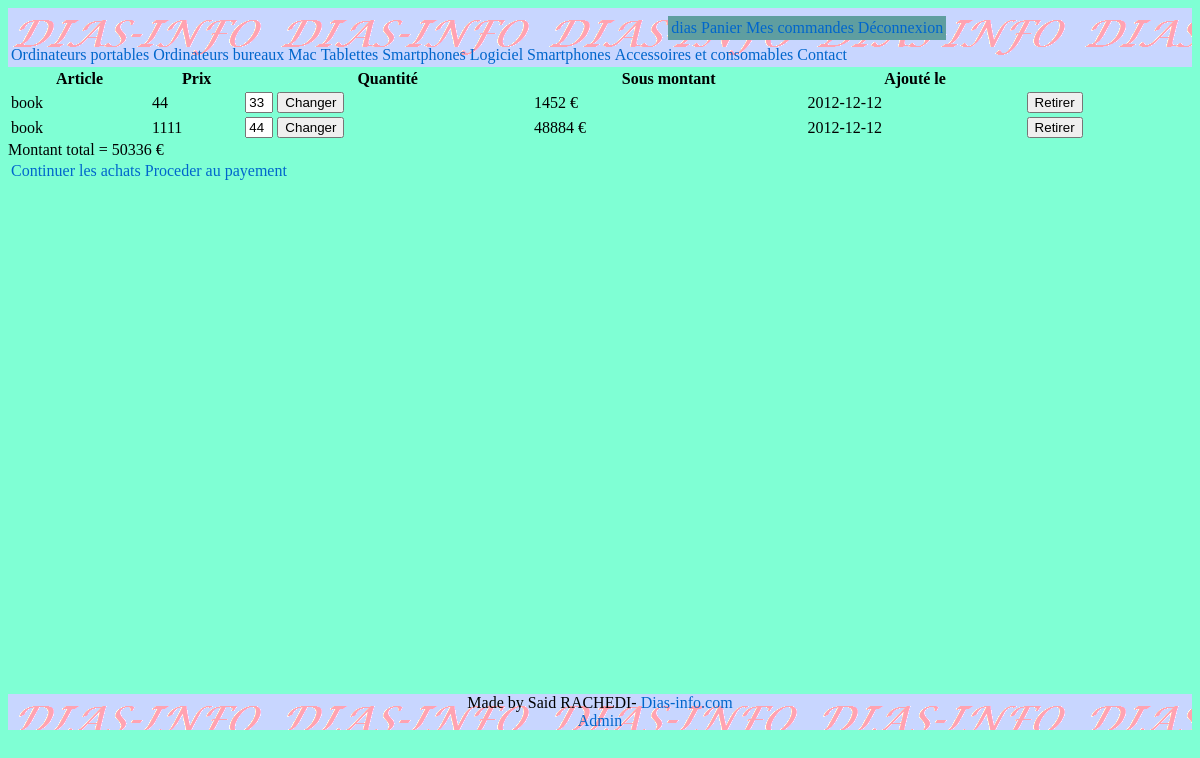
Page /panier.php (signed in) on the committed database.
### tables this page shows
CREATE TABLE IF NOT EXISTS `tbl_pan` (
  `pan_id` int(11) NOT NULL AUTO_INCREMENT,
  `prd_id` int(11) DEFAULT NULL,
  `pan_ses_id` varchar(45) DEFAULT NULL,
  `pan_qte` int(11) DEFAULT NULL,
  `pan_date` date DEFAULT NULL,
  PRIMARY KEY (`pan_id`),
  KEY `fk_prd_id` (`prd_id`),
  KEY `fk_pan_prd_id` (`prd_id`)
);

CREATE TABLE IF NOT EXISTS `tbl_prd` (
  `prd_id` int(11) NOT NULL AUTO_INCREMENT,
  `cat_id` int(11) DEFAULT NULL,
  `prd_nom` varchar(45) DEFAULT NULL,
  `prd_desc` varchar(300) DEFAULT NULL,
  `prd_prix` float DEFAULT NULL,
  `prd_qte` int(11) DEFAULT NULL,
  `prd_img` varchar(45) DEFAULT NULL,
  `prd_date` date DEFAULT NULL,
  PRIMARY KEY (`prd_id`),
  KEY `fk_cat_id` (`cat_id`)
);

### diasinfo.php (the view, shortened to what this page needs)
<?php
	function 	connexion(){
			$user 	="root";
	}
        function        read_cart(){
                        $user=$_SESSION['login'];
                        $montant=0;
                        $requete="      select p.prd_nom, p.prd_prix, c.pan_qte, c.pan_date, c.pan_id
                                        from tbl_prd p, tbl_pan c
                                        where p.prd_id=c.prd_id and c.pan_ses_id='$user'";
                        $result = mysql_query($requete);
                        echo "<table style=\"width:100%\"><tr><th>Article</th><th>Prix</th><th>Quantité</th><th>Sous montant</th><th>Ajouté le</th></tr>";
                        while($row = mysql_fetch_array($result, MYSQL_ASSOC))
                        {
                                $sous_total=$row[prd_prix]*$row[pan_qte];
                                $montant=$montant+$sous_total;
                                echo "  <tr><td>{$row[prd_nom]}</td>
                                        <td>{$row[prd_prix]}</td>
                                        <td>
                                        <form  action=\"modifier_qte_pan.php\" method=\"post\">
                                                <input type=\"hidden\" name=\"pan_id\" value=\"{$row[pan_id]}\"></input>
                                                <input style=\"width:20px\" type=\"numeric\" name=\"pan_qte\" value=\"{$row[pan_qte]}\"></input>
                                                <input type=\"submit\" value=\"Changer\"></input>
                                        </form>
                                        </td>
                                        <td>$sous_total €</td>
                                        <td>{$row[pan_date]}</td>
                                        <td>
                                        <form  action=\"retirer_pan.php\" method=\"post\">
                                                <input type=\"hidden\" name=\"pan_id\" value=\"{$row[pan_id]}\"></input>
                                                <input type=\"submit\" value=\"Retirer\"></input>
                                        </form>
                                        </td>
                                        </tr>";
                        }
                        echo "</table>";
                        echo "Montant total = $montant €";
        }
?>

### header.php (shortened to what this page needs)
<!DOCTYPE html>
<html lang="fr">
        <head>
                <link rel="stylesheet" href="style.css" type="text/css" />
        </head>
        <body>
                <div id="container">
                <header>
                        <table >
                                <tr>
                                        <td style="width:20%">
					<td style="width:50%">
                                        <td style="width:30%">
                                <div class="formulaire" style="display:<? if(isset($_SESSION['login']) and $_SESSION['login'] != ''){echo '';} else {echo 'none';}?>">
                                <table><tr><td><a href="profile.php"><? echo $_SESSION['login']; ?></a></td><td><a href="panier.php">Panier</a></td><td><a href="comm.php">Mes commandes</a></td><td><a href="deconnexion.php">Déconnexion</a></td></tr>
</table>
                                </div></td>
                                </tr>
                        </table>
                       <nav>
                       <table>
                        <tr>
                                <td>
                                        <form action="catalogue.php" method="post" name="form_menu1">
                                                <a href="javascript:;" onclick="document.form_menu1.submit();">Ordinateurs portables</a>
                                        </form>
                                </td>
                                <td>
                                        <form action="catalogue.php" method="post" name="form_menu2">
                                                <a href="javascript:;" onclick="document.form_menu2.submit();">Ordinateurs bureaux</a>
                                        </form>
                                </td>
                                <td>
                                        <form action="catalogue.php" method="post" name="form_menu3">
                                                <a href="javascript:;" onclick="document.form_menu3.submit();">Mac</a>
                                        </form>
                                </td>
                                <td>
                                        <form action="catalogue.php" method="post" name="form_menu4">
                                                <a href="javascript:;" onclick="document.form_menu4.submit();">Tablettes</a>
                                        </form>
                                </td>
                                <td>
                                        <form action="catalogue.php" method="post" name="form_menu5">
                                                <a href="javascript:;" onclick="document.form_menu5.submit();">Smartphones</a>
                                        </form>
                                </td>
                                <td>
                                        <form action="catalogue.php" method="post" name="form_menu6">
                                                <a href="javascript:;" onclick="document.form_menu6.submit();">Logiciel</a>
                                        </form>
                                </td>
                                <td>
                                        <form action="catalogue.php" method="post" name="form_menu7">
                                                <a href="javascript:;" onclick="document.form_menu7.submit();">Smartphones</a>
                                        </form>
                                </td>
                                <td>
                                        <form action="catalogue.php" method="post" name="form_menu8">
                                                <a href="javascript:;" onclick="document.form_menu8.submit();">Accessoires et consomables</a>
                                        </form>
                                </td>
                                <td>
                                        <a href="contact.php">Contact</a>
                                </td>
                        </tr>
                       </table>
                       </nav>
                </header>

### panier.php (shortened to what this page needs)
<?php
        include('diasinfo.php');
        include('header.php');
        if(isset($_SESSION['login']) and ($_SESSION['login']!=''))
        {read_cart();
        echo "
                <table>
                        <tr>    <td><a href=\"index.php\">Continuer les achats</a></td>
                                <td><a href=\"payement.php\" >Proceder au payement</a></td>
                        </tr>
                </table>";
        }
?>
<?
        include('footer.php');
?>

### footer.php
                <footer id="piedepage">
               Made by Said RACHEDI- <a href="index.php">Dias-info.com</a><br/><a href="admin.php">Admin</a><br/>
                </footer>
                </div>
        </body>
</html>

### style.css (style rules this page uses)
.formulaire { background-color:#5F9EA0;float:right;width:300;margin-top:5px; }
header, footer { background-color:#7FFFD4;background-image:url(images/DIAS.png);no-repeat left top; }
#piedepage { position: absolute; bottom: 0px; text-align:center;width:100%; }
#container { position: relative;min-height: 100% }
html, body { height: 95%;background-color:#7FFFD4; }
a { color: #0066CC; text-decoration:none; }

### rows in the picture
tbl_pan: prd.prd_nom "book", prd.prd_prix "44", pan_qte "33", sous_total "1452", pan_date "2012-12-12"
tbl_pan: prd.prd_nom "book", prd.prd_prix "1111", pan_qte "44", sous_total "48884", pan_date "2012-12-12"

### other values in the picture
$_SESSION['login'] "dias"
$montant "50336"
